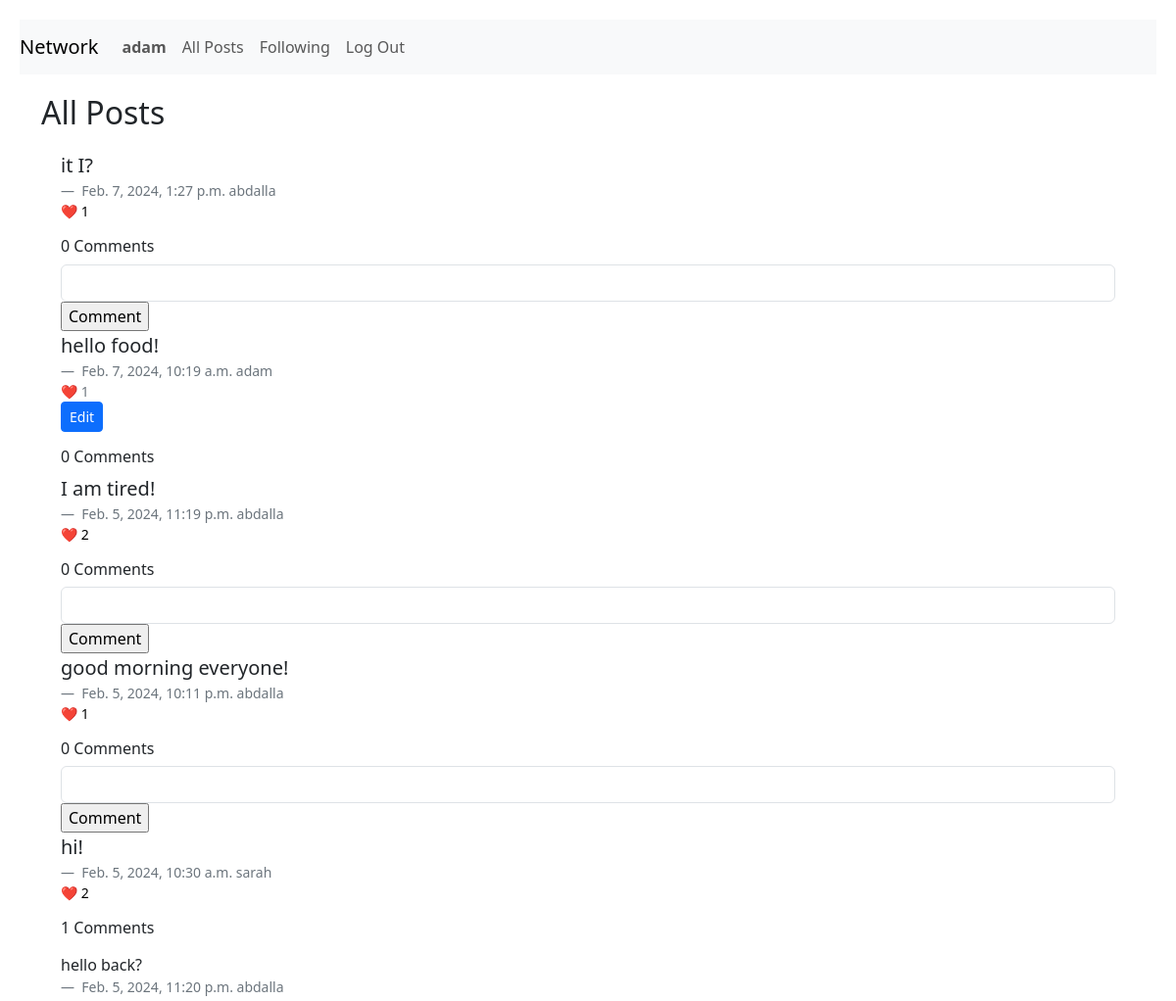
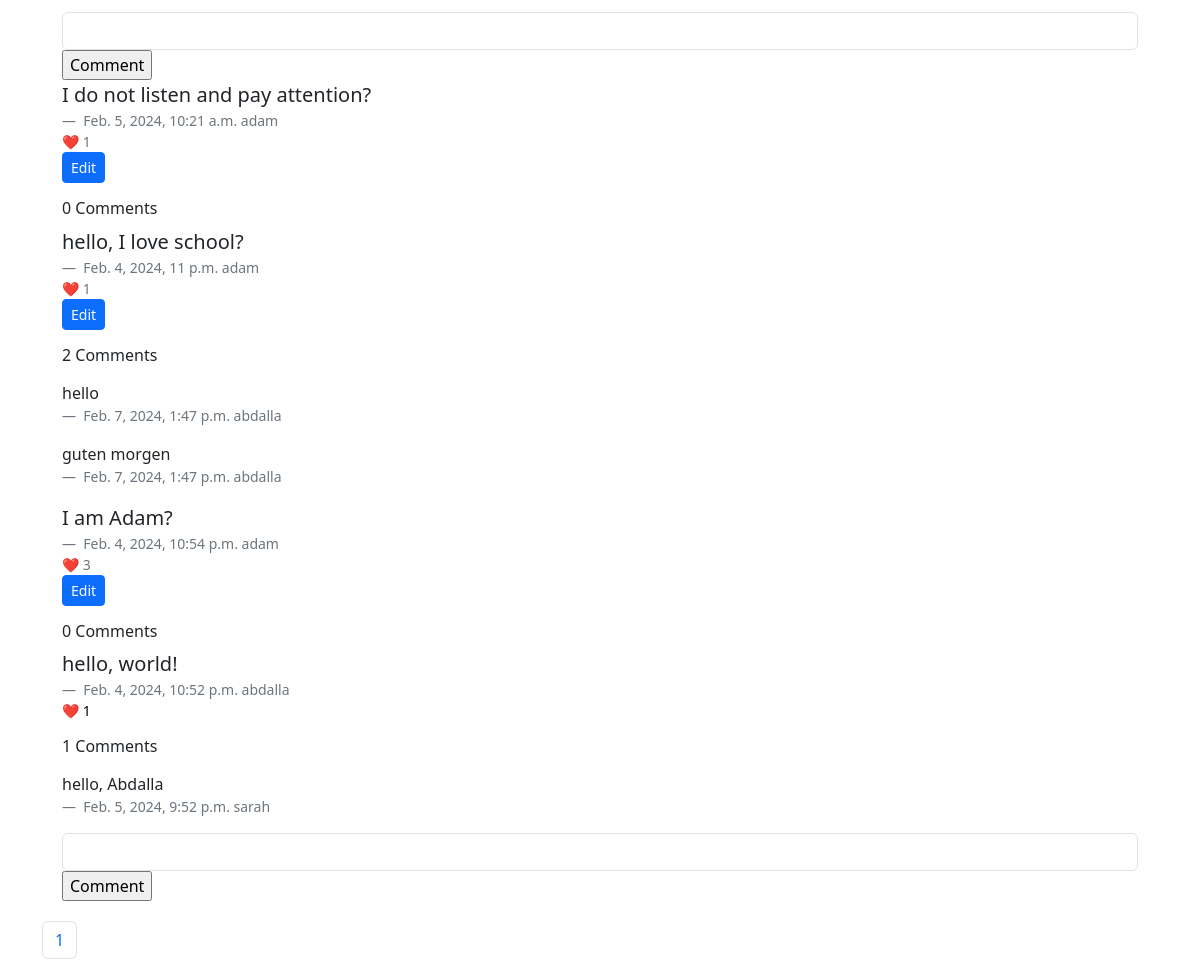
The app's page /allposts (signed in) with its own data (2 pictures, top to bottom).
### network/models.py (models this page shows, shortened)
class User(AbstractUser):
    pass

class TimeStampedModel(models.Model):
    created_at = models.DateTimeField(auto_now_add=True)
    updated_at = models.DateTimeField(auto_now=True)
    class Meta:
        abstract = True

class Post(TimeStampedModel):
    created = TimeStampedModel.created_at
    body = models.CharField(max_length=300)
    user = models.ForeignKey(settings.AUTH_USER_MODEL, on_delete=models.CASCADE, null=True)
    likes = models.IntegerField(blank=True)
    reactions = models.ManyToManyField(settings.AUTH_USER_MODEL, related_name="user_reactions", symmetrical=False)

class Comment(TimeStampedModel):
    comment_owner = models.ForeignKey(settings.AUTH_USER_MODEL, on_delete=models.CASCADE, null=True)
    comment_created = TimeStampedModel.created_at
    comment_body = models.CharField(max_length=300)
    post_comments = models.ForeignKey(
        Post,
        on_delete=models.CASCADE,
        related_name="comments",
        blank=True,
        null=True,
    )

### network/views.py (the view)
# urls.py: path("allposts", views.allposts, name="allposts"),
@login_required
def allposts(request):
    posts = Post.objects.order_by("-created_at")
    paginator = Paginator(posts, 10)
    page_number = request.GET.get("page")
    page_obj = paginator.get_page(page_number)
    return render(
        request,
        "network/posts.html",
        {"page_obj": page_obj,
         "paginator": paginator,
         "form": CommentForm(),
         }
    )

### network/forms.py
class CommentForm(StylishForm):
    class Meta:
        model = Comment
        fields = ["comment_body"]
        widgets = {
            "owner": forms.HiddenInput(),
        }
        labels = {
            "body": " ",
        }

### network/templates/network/posts.html (shortened to what this page needs)
{% extends "network/layout.html" %}
{% load static %}
{% block body %}
<h2>All Posts</h2>
{% if user.is_authenticated %}
<div class="comments">
    {% for post in page_obj %}
    <blockquote class="blockquote post-view" id="post-view-{{ post.id }}">
        {{ post.body | linebreaks }}
    </blockquote>
    <figcaption class="blockquote-footer">
        {{ post.created }}
        {{ post.user}}
        {% if post.user|stringformat:"s" != request.user.username %}
        <form class="like-form" method="POST" action="{% url 'like' post.id %}">
            <button data-like={{ post.id }} type="submit" class="like-button">❤️ <span class="current-likes">{{ post.likes }}</span></button>
        </form>
        {% else %}
        <div><span>❤️ {{ post.likes }}</span></div>
        <button class="edit-post btn btn-primary btn-sm" data-id={{ post.id }} id="edit-button-{{ post.id }}">Edit</button>
        {% endif %}
    </figcaption>
    <h6>{{ post.comments.count }} Comments</h6>
    {% for comment in post.comments.all %}
    <p class="blockquote">
        {{ comment.comment_body | linebreaks }}
    </p>
    <figcaption class="blockquote-footer">
        {{ comment.comment_created }}
        {{ comment.comment_owner}}
    </figcaption>
    {% endfor %}
    {% if post.user|stringformat:"s" != request.user.username %}
    <form action="{% url 'comment' post.id %}" , method="POST">
        {% for field in form %}
        <div class="form-text">
            <div>{{ field }}</div>
        </div>
        {% endfor %}
        <input class="post-button" class="btn btn-primary btn-sm" type="submit" value="Comment" name="save">
    </form>
    {% endif %}
    {% endfor %}
</div>
{% if paginator.count > 0 %}
<nav aria-label="Page navigation example">
    <ul class="pagination">
        {% for page_number in paginator.page_range %}
        {% if page.obj.number == page_number %}
        <li class="page-item active"><a class="page-link" href="">{{ page_number }}</a></li>
        {% else %}
        <li class="page-item"><a class="page-link" href="?page={{ page_number }}">{{ page_number }}</a></li>
        {% endif %}
        {% endfor %}
    </ul>
</nav>
{% endif %}
{% endif %}
{% endblock %}

### network/templates/network/layout.html (shortened to what this page needs)
{% load static %}
<!DOCTYPE html>
<html lang="en">
<head>
    <link href="https://cdn.jsdelivr.net/npm/bootstrap@5.3.2/dist/css/bootstrap.min.css" rel="stylesheet"
>
    <link href="{% static 'network/styles.css' %}" rel="stylesheet">
</head>
<body>
    <nav class="navbar navbar-expand-lg navbar-light bg-light">
        <a class="navbar-brand" href="{% url 'index' %}">Network</a>
        <div>
            <ul class="navbar-nav mr-auto">
                {% if user.is_authenticated %}
                <li class="nav-item">
                    <a class="nav-link" href="{% url 'profile' %}"><strong>{{ user.username }}</strong></a>
                </li>
                {% endif %}
                <li class="nav-item">
                    <a class="nav-link" href="{% url 'allposts' %}">All Posts</a>
                </li>
                {% if user.is_authenticated %}
                <li class="nav-item">
                    <a class="nav-link" href="{% url 'following' %}">Following</a>
                </li>
                <li class="nav-item">
                    <a class="nav-link" href="{% url 'logout' %}">Log Out</a>
                </li>
                {% endif %}
            </ul>
        </div>
    </nav>
    <div class="container">
        {% block body %}
        {% endblock %}
    </div>
</body>
</html>

### network/static/network/styles.css (style rules this page uses)
.navbar { margin: 20px; }
.comments { margin: 20px; }
a { text-decoration: none; }
.like-button { padding: 0; border: none; background: none; text-decoration: none; }

### records on screen
User: username "adam"
Post: body "it I?", created "Feb. 7, 2024, 1:27 p.m.", user "abdalla", likes "1", comments.count "0"
Post: body "hello food!", created "Feb. 7, 2024, 10:19 a.m.", user "adam", likes "1", comments.count "0"
Post: body "I am tired!", created "Feb. 5, 2024, 11:19 p.m.", user "abdalla", likes "2", comments.count "0"
Post: body "good morning everyone!", created "Feb. 5, 2024, 10:11 p.m.", user "abdalla", likes "1", comments.count "0"
Post: body "hi!", created "Feb. 5, 2024, 10:30 a.m.", user "sarah", likes "2", comments.count "1"
Comment: comment_body "hello back?", comment_created "Feb. 5, 2024, 11:20 p.m.", comment_owner "abdalla"
Post: body "I do not listen and pay attention?", created "Feb. 5, 2024, 10:21 a.m.", user "adam", likes "1", comments.count "0"
Post: body "hello, I love school?", created "Feb. 4, 2024, 11 p.m.", user "adam", likes "1", comments.count "2"
Comment: comment_body "hello", comment_created "Feb. 7, 2024, 1:47 p.m.", comment_owner "abdalla"
Comment: comment_body "guten morgen", comment_created "Feb. 7, 2024, 1:47 p.m.", comment_owner "abdalla"
Post: body "I am Adam?", created "Feb. 4, 2024, 10:54 p.m.", user "adam", likes "3", comments.count "0"
Post: body "hello, world!", created "Feb. 4, 2024, 10:52 p.m.", user "abdalla", likes "1", comments.count "1"
Comment: comment_body "hello, Abdalla", comment_created "Feb. 5, 2024, 9:52 p.m.", comment_owner "sarah"

### other values on screen
{{ page_number }} "1"
